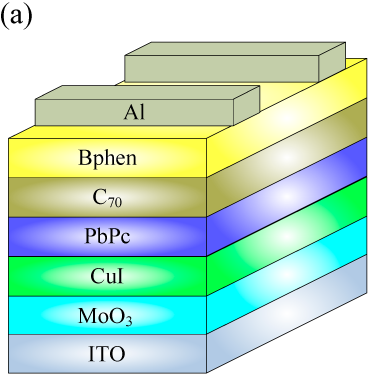
#> input picture IMAGES/layer1.png, 375 x 390 px, found by its file name
$ python line_detect.py
#> lines starting #> are read from the running program, lines starting #| are printed output that depends on the picture; after the words box and inside, x2 and y2 are one past the last pixel; in counts of white or black regions, pixels touching at a corner belong together
import cv2
import numpy as np

img = cv2.imread('.\\layer1.png',0)
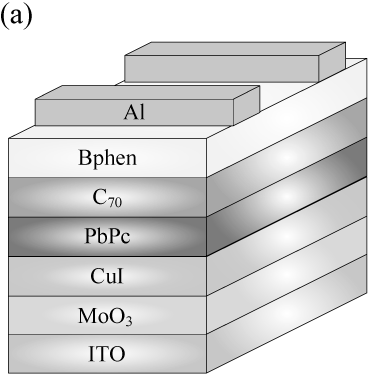
#> img: shape (390, 375); min 0, max 255, mean 214.5
edges = cv2.Canny(img,50,150,apertureSize = 3)
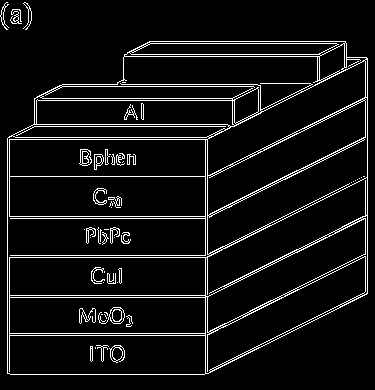
#> edges: shape (390, 375); 7.1% white in thin lines or dots
lines = cv2.HoughLines(edges,1,np.pi/50,50)
#> lines = 182 rows, first 8: [205, 0], [207, 0], [7, 0], [367, 0], [100, 1.57], [216, 1.57], [257, 1.57], [139, 1.57]

for rho,theta in lines[0]:
    a = np.cos(theta)
    b = np.sin(theta)
    x0 = a*rho
    y0 = b*rho
    x1 = int(x0 + 1000*(-b))
    y1 = int(y0 + 1000*(a))
    x2 = int(x0 - 1000*(-b))
    y2 = int(y0 - 1000*(a))

    cv2.line(img,(x1,y1),(x2,y2),(0,0,255),2)
#> this loop made 1 pass
#> (rho, theta, a, b, x0, y0, x1, y1) on pass 1: (205, 0, 1, 0, 205, 0, 205, 1000)
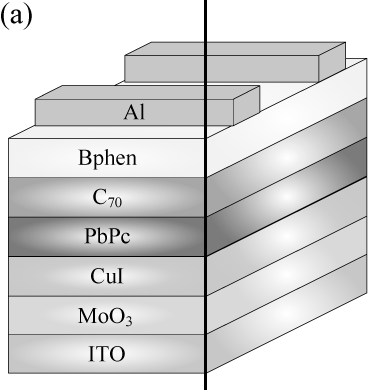
#> img: shape (390, 375); 0.8% of pixels changed, all inside (x1, y1, x2, y2) = (204, 0, 207, 390)

cv2.imwrite('555.jpg',img)

$ run again, with IMAGES/converted_layer2.png copied over IMAGES/layer1.png
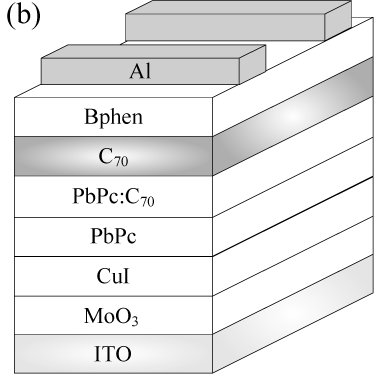
#> input picture IMAGES/converted_layer2.png, 374 x 382 px, found by its file name
#> img is the input picture: shape (382, 374); min 0, max 255, mean 232.4
#> `edges = cv2.Canny(img,50,150,apertureSize = 3)`:
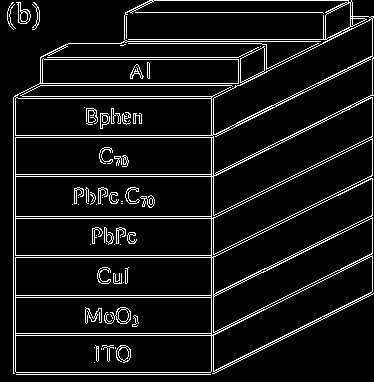
#> edges: shape (382, 374); 8.2% white in thin lines or dots
#> lines = 334 rows, first 8: [211, 0], [13, 0], [213, 0], [15, 0], [372, 0], [257, 1.57], [59, 1.57], [295, 1.57]
#> the loop `for rho,theta in lines[0]:` made 1 pass
#> (rho, theta, a, b, x0, y0, x1, y1) on pass 1: (211, 0, 1, 0, 211, 0, 211, 1000)
#> after the loop `for rho,theta in lines[0]:`:
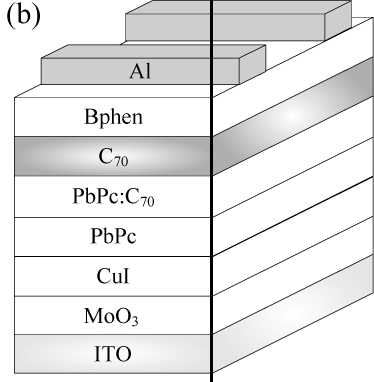
#> img: shape (382, 374); 0.8% of pixels changed, all inside (x1, y1, x2, y2) = (210, 0, 213, 382)

$ run again, with IMAGES/resize.png copied over IMAGES/layer1.png
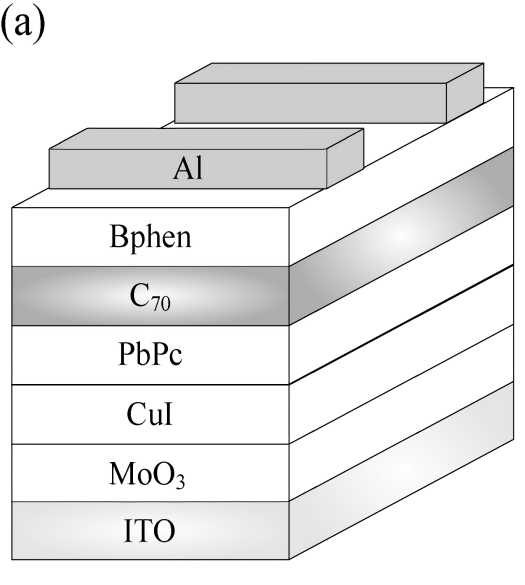
#> input picture IMAGES/resize.png, 525 x 585 px, found by its file name
#> img is the input picture: shape (585, 525); min 0, max 255, mean 233.9
#> `edges = cv2.Canny(img,50,150,apertureSize = 3)`:
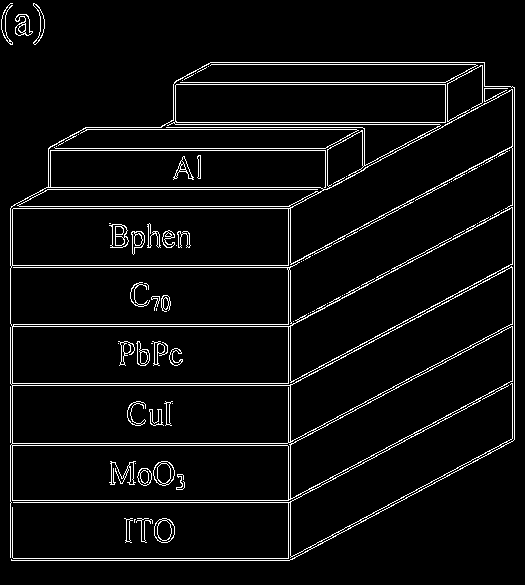
#> edges: shape (585, 525); 5.3% white in thin lines or dots
#> lines = 433 rows, first 8: [288, 0], [290, 0], [514, 0], [10, 0], [512, 0], [150, 1.57], [208, 1.57], [267, 1.57]
#> the loop `for rho,theta in lines[0]:` made 1 pass
#> (rho, theta, a, b, x0, y0, x1, y1) on pass 1: (288, 0, 1, 0, 288, 0, 288, 1000)
#> after the loop `for rho,theta in lines[0]:`:
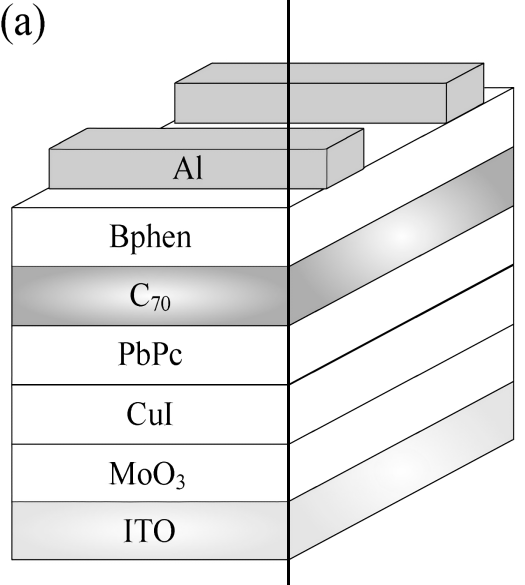
#> img: shape (585, 525); 0.57% of pixels changed, all inside (x1, y1, x2, y2) = (287, 0, 290, 585)
